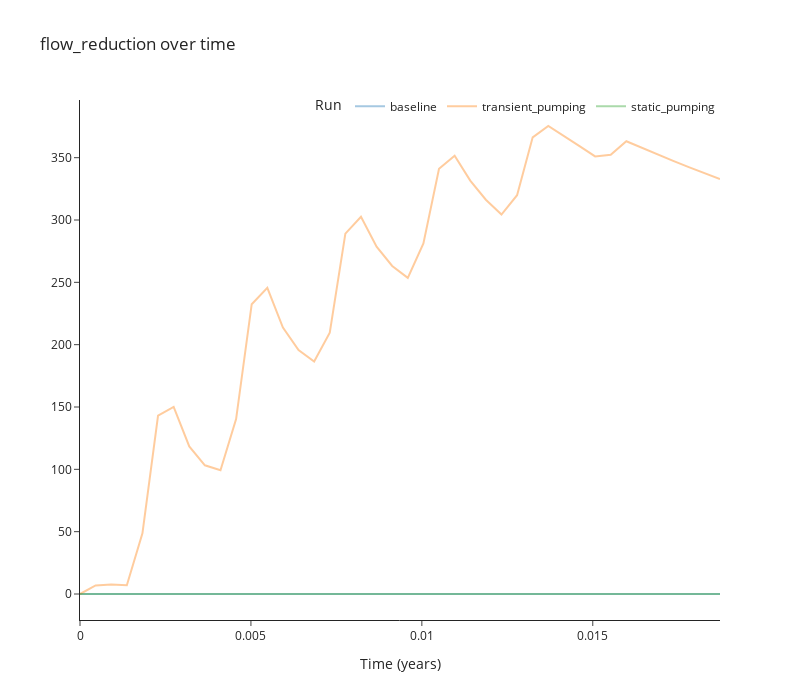

The code cell stored with this chart in its notebook:
### Code cell
utils.plot_variable_for_each_run("flow_reduction", runs)
